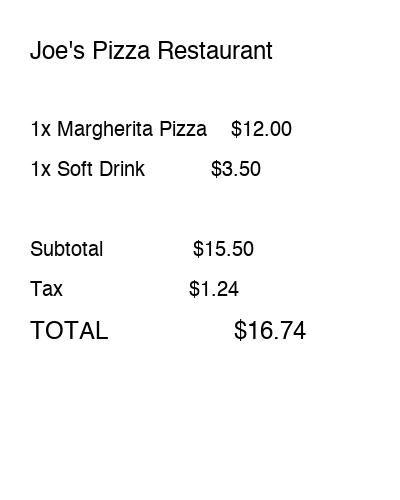
#> input picture sample_bill.jpg, 400 x 500 px
$ python expense_tracker.py sample_bill.jpg
#> lines starting #> are read from the running program, lines starting #| are printed output that depends on the picture
#!/usr/bin/env python3
"""Track family expenses from bill images and save them to Excel."""

from __future__ import annotations

import argparse
import hashlib
import re
import shutil
import sys
from datetime import datetime
from pathlib import Path

import pandas as pd
import pytesseract
from PIL import Image, ImageEnhance, ImageFilter

DEFAULT_EXCEL_FILE = Path(__file__).resolve().parent / "family_expenses.xlsx"
EXCEL_COLUMNS = ["date", "amount", "category", "description", "source_image", "image_hash"]


class DuplicateBillError(ValueError):
    """Raised when the same bill image was already saved."""

CATEGORY_KEYWORDS = {
    "restaurant": (
        "restaurant",
        "cafe",
        "coffee",
        "dining",
        "food",
        "pizza",
        "burger",
        "bistro",
        "kitchen",
        "grill",
        "takeaway",
        "take out",
    ),
    "medicine": (
        "pharmacy",
        "medical",
        "medicine",
        "hospital",
        "clinic",
        "drug",
        "health",
        "chemist",
        "prescription",
    ),
    "shop": (
        "store",
        "mart",
        "market",
        "shop",
        "retail",
        "supermarket",
        "grocery",
        "mall",
        "outlet",
        "department",
    ),
}

TOTAL_KEYWORDS = (
    "grand total",
    "total due",
    "amount due",
    "balance due",
    "net amount",
    "you paid",
    "total paid",
    "total",
    "payable",
    "subtotal",
    "sub total",
)

# Lines that mention "total" but are usually not the bill total.
LOW_PRIORITY_TOTAL_HINTS = (
    "debit",
    "credit",
    "card",
    "auth",
    "approval",
    "change",
    "rec#",
    "vcd#",
    "aid:",
    "transaction",
)

SKIP_AMOUNT_LINE_PATTERN = re.compile(
    r"rec#|vcd#|aid:|auth|approval|trans\s*id|ref\s*#|invoice\s*#|"
    r"qty|quantity|sku|upc|item\s*#",
    re.IGNORECASE,
)

AMOUNT_PATTERN = re.compile(
    r"(?<!\d)"
    r"(?:₹|Rs\.?|INR|\$|USD|€|EUR)?\s*"
    r"(\d{1,3}(?:,\d{3})*\.\d{2}|\d+\.\d{2})"
    r"(?!\d)",
    re.IGNORECASE,
)

WHOLE_AMOUNT_PATTERN = re.compile(
    r"(?<!\d)"
    r"(?:₹|Rs\.?|INR|\$|USD|€|EUR)?\s*"
    r"(\d{1,4})"
    r"(?!\d|\.)",
    re.IGNORECASE,
)

TESSERACT_CANDIDATES = (
    "/opt/homebrew/bin/tesseract",
    "/usr/local/bin/tesseract",
)


def configure_tesseract() -> None:
    """Use Tesseract from PATH, or common Homebrew install locations."""
    if shutil.which("tesseract"):
        return

    for candidate in TESSERACT_CANDIDATES:
        if Path(candidate).is_file():
            pytesseract.pytesseract.tesseract_cmd = candidate
            return


def preprocess_image(image_path: Path) -> Image.Image:
    """Improve OCR accuracy with basic image cleanup."""
    image = Image.open(image_path).convert("L")
    image = ImageEnhance.Contrast(image).enhance(2.0)
    image = image.filter(ImageFilter.SHARPEN)
    return image


def extract_text(image_path: Path) -> str:
    configure_tesseract()
    image = preprocess_image(image_path)
    return pytesseract.image_to_string(image)


# [155 lines left out: functions parse_amount, find_amounts_in_line, _score_total_line, _pick_amount_from_line, extract_amount, _clean_description_text and 3 more, not called in this run]


def compute_image_hash(image_path: Path) -> str:
    digest = hashlib.sha256()
    with image_path.open("rb") as handle:
        for chunk in iter(lambda: handle.read(8192), b""):
            digest.update(chunk)
    return digest.hexdigest()


def find_duplicate_expense(excel_path: Path, image_hash: str) -> dict | None:
    df = load_existing_expenses(excel_path)
    if df.empty:
        return None

    hash_series = df["image_hash"].fillna("").astype(str).str.strip()
    matches = df[hash_series == image_hash]
    if matches.empty:
        return None
    return matches.iloc[-1].to_dict()


# [36 lines left out: functions find_duplicate_by_source_and_amount, duplicate_error_message, not called in this run]


def load_existing_expenses(excel_path: Path) -> pd.DataFrame:
    if excel_path.exists():
        df = pd.read_excel(excel_path)
    else:
        df = pd.DataFrame(columns=EXCEL_COLUMNS)

    for column in EXCEL_COLUMNS:
        if column not in df.columns:
            df[column] = pd.NA

    return df[EXCEL_COLUMNS]


# [43 lines left out: functions save_expense, update_last_expense_source, not called in this run]


def process_bill_image(
    image_path: Path,
    excel_path: Path,
    category: str | None = None,
    description: str | None = None,
    amount_override: float | None = None,
    source_label: str | None = None,
    image_hash: str | None = None,
) -> dict:
    if not image_path.exists():
        raise FileNotFoundError(f"Image not found: {image_path}")

    content_hash = image_hash or compute_image_hash(image_path)
    duplicate = find_duplicate_expense(excel_path, content_hash)
    if duplicate is not None:
        raise DuplicateBillError(duplicate_error_message(duplicate))

    text = extract_text(image_path)
#> in preprocess_image, `image = ImageEnhance.Contrast(image).enhance(2.0)`:
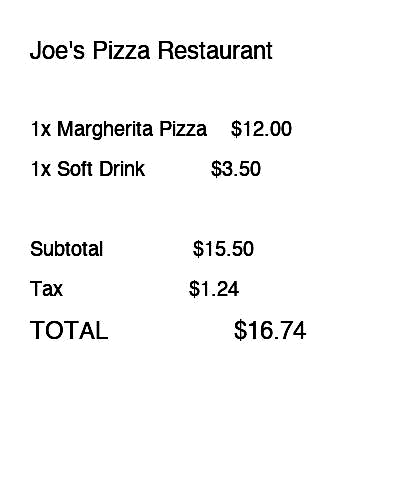
#> image: PIL image 400x500 L; min 0, max 255, mean 246.8
    if not text.strip():
        raise ValueError("Could not read any text from the bill image.")

    detected_category = category or detect_category(text)
    detected_description = description or guess_description(text)
    amount = amount_override if amount_override is not None else extract_amount(text)

    if amount is None:
        raise ValueError(
            "Could not detect an expense amount from the bill. "
            "Try a clearer photo or pass --amount manually."
        )

    if source_label:
        duplicate = find_duplicate_by_source_and_amount(excel_path, source_label, amount)
        if duplicate is not None:
            raise DuplicateBillError(duplicate_error_message(duplicate))

    source_for_record = source_label or image_path
    recorded_at = save_expense(
        excel_path=excel_path,
        amount=amount,
        category=detected_category,
        description=detected_description,
        source_image=source_for_record,
        image_hash=content_hash,
    )

    return {
        "amount": amount,
        "category": detected_category,
        "description": detected_description,
        "date": recorded_at,
        "excel_path": str(excel_path.resolve()),
        "excel_filename": excel_path.name,
    }


def build_parser() -> argparse.ArgumentParser:
    parser = argparse.ArgumentParser(
        description="Track family expenses from bill photos and save them to Excel."
    )
    parser.add_argument(
        "image",
        type=Path,
        help="Path to a bill image (restaurant, shop, medicine, etc.)",
    )
    parser.add_argument(
        "--excel",
        type=Path,
        default=DEFAULT_EXCEL_FILE,
        help=f"Excel file to update (default: {DEFAULT_EXCEL_FILE.name})",
    )
    parser.add_argument(
        "--category",
        choices=["restaurant", "shop", "medicine", "other"],
        help="Expense category (auto-detected from bill text when omitted)",
    )
    parser.add_argument(
        "--description",
        help="Short note for the expense (auto-detected when omitted)",
    )
    parser.add_argument(
        "--amount",
        type=float,
        help="Manual amount override if OCR cannot read the bill clearly",
    )
    parser.add_argument(
        "--show-text",
        action="store_true",
        help="Print OCR text extracted from the bill",
    )
    return parser


def main() -> int:
    parser = build_parser()
    args = parser.parse_args()

    try:
        if args.show_text:
            print(extract_text(args.image))

        result = process_bill_image(
            image_path=args.image,
            excel_path=args.excel,
            category=args.category,
            description=args.description,
            amount_override=args.amount,
        )
    except FileNotFoundError as exc:
        print(f"Error: {exc}", file=sys.stderr)
        return 1
    except DuplicateBillError as exc:
        print(f"Error: {exc}", file=sys.stderr)
        return 1
    except ValueError as exc:
        print(f"Error: {exc}", file=sys.stderr)
        return 1
    except pytesseract.TesseractNotFoundError:
        print(
            "Error: Tesseract OCR is not installed.\n"
            "Install it first:\n"
            "  macOS: brew install tesseract\n"
            "  Ubuntu/Debian: sudo apt install tesseract-ocr\n"
            "  Windows: https://github.com/UB-Mannheim/tesseract/wiki",
            file=sys.stderr,
        )
        return 1

    print("Expense saved successfully.")
    print(f"  Amount: ${result['amount']:.2f}")
    print(f"  Category: {result['category']}")
    print(f"  Description: {result['description']}")
    print(f"  Excel file: {result['excel_path']}")
    return 0


if __name__ == "__main__":
#> (the run stopped early here; a loop or call above may not have finished)
